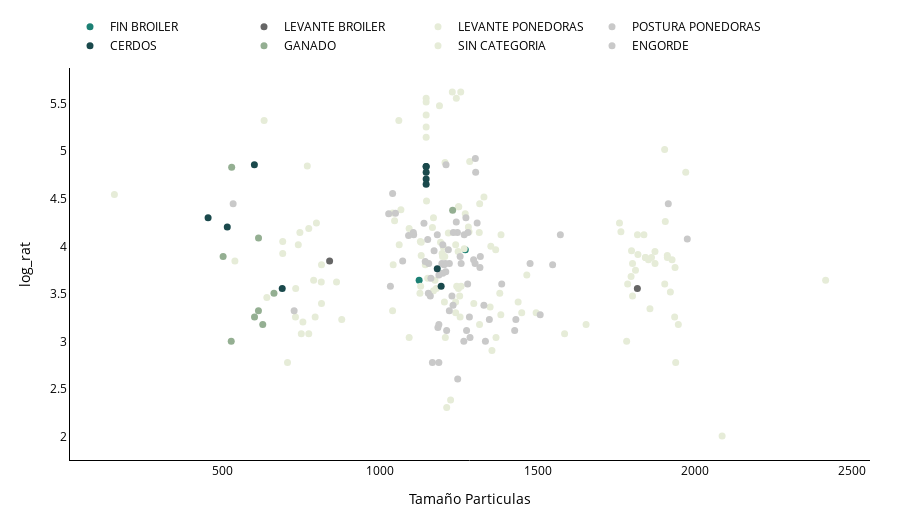

Notebook source saved alongside this figure:
### Code cell
fig = scatter_corporativo(
    r,
    x_col="Tamaño Particulas",
    y_col="log_rat",
    color_by="Especie",
    filter_col="log_rat",
    min_filter_val=0,
    title="",
    #output_html=f"{ROOT_IMAGEN}/log_rat_pt.html"
)
fig.show()
s3.save_plotly_html(fig, "log_rat_pt.html")
